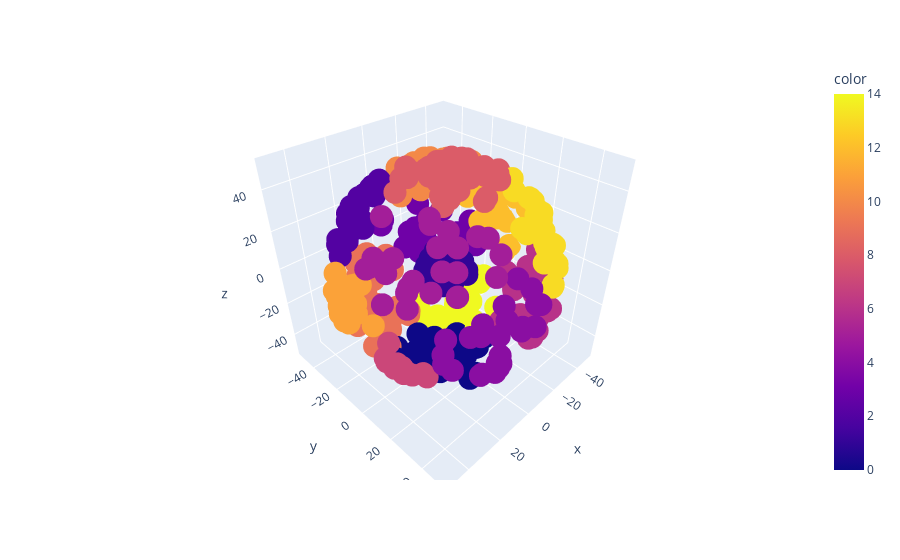

Notebook code cell kept with this figure:
### Code cell
fig = px.scatter_3d(df3d, x="x", y="y", z="z", color=best_kmeans.labels_)
fig.show()

### Figure 1 — Plotly figure (JSON) as saved in the notebook; plotly's stock layout.template omitted (floating-point values rounded to 4 significant figures; data arrays with more than 128 entries replaced by an {"elided": "..."} marker saying what was removed)
{"data": [{"hovertemplate": "x=%{x}<br>y=%{y}<br>z=%{z}<br>color=%{marker.color}<extra></extra>", "legendgroup": "", "marker": {"color": {"elided": "800 int values"}, "coloraxis": "coloraxis", "symbol": "circle"}, "mode": "markers", "name": "", "scene": "scene", "showlegend": false, "type": "scatter3d", "x": {"elided": "800 float values"}, "y": {"elided": "800 float values"}, "z": {"elided": "800 float values"}}], "layout": {"coloraxis": {"colorbar": {"title": {"text": "color"}}, "colorscale": [[0, "#0d0887"], [0.1111, "#46039f"], [0.2222, "#7201a8"], [0.3333, "#9c179e"], [0.4444, "#bd3786"], [0.5556, "#d8576b"], [0.6667, "#ed7953"], [0.7778, "#fb9f3a"], [0.8889, "#fdca26"], [1, "#f0f921"]]}, "legend": {"tracegroupgap": 0}, "margin": {"t": 60}, "scene": {"domain": {"x": [0, 1], "y": [0, 1]}, "xaxis": {"title": {"text": "x"}}, "yaxis": {"title": {"text": "y"}}, "zaxis": {"title": {"text": "z"}}}}}
